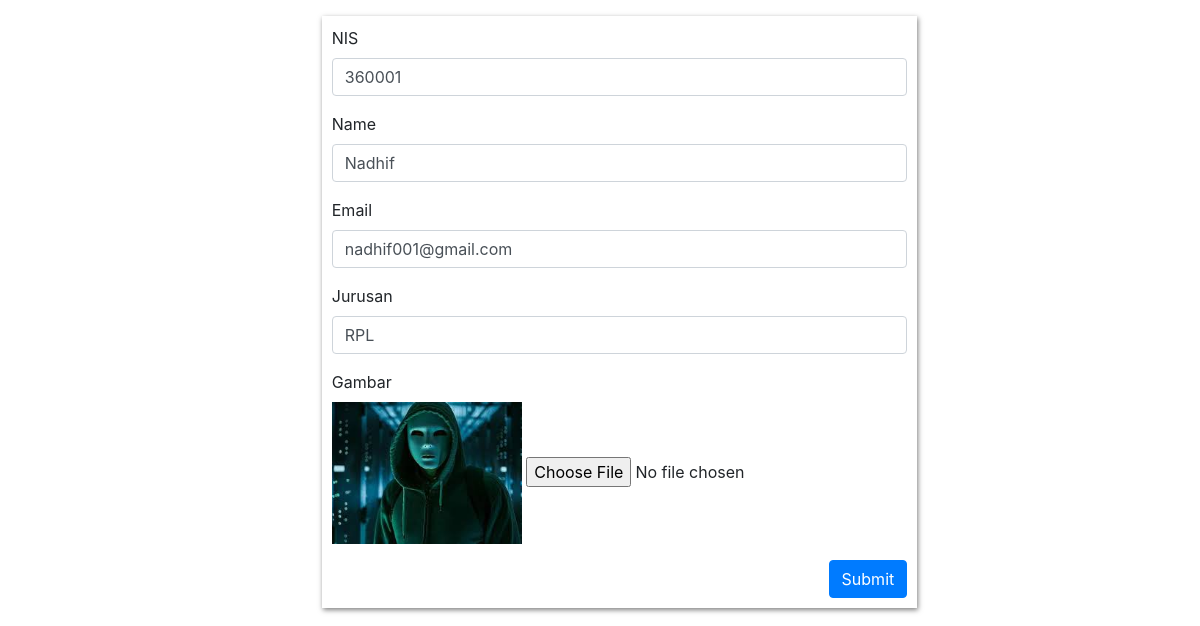
Page /ubah.php?id=1 on the committed database.
### tables this page shows
CREATE TABLE `siswa_smk` (
  `id` int(11) NOT NULL,
  `NIS` int(8) NOT NULL,
  `Nama` varchar(250) NOT NULL,
  `Email` varchar(250) NOT NULL,
  `Jurusan` varchar(250) NOT NULL,
  `Gambar` varchar(250) NOT NULL
);

### functions.php (called while the page is built, shortened)
<?php
$conn = mysqli_connect('localhost','root','','smkpesat2');
function read($query){
    global $conn;
    $result = mysqli_query($conn,$query);
    $rows = [];
    while($row = mysqli_fetch_assoc($result)){
        $rows[] = $row;
    }
    return $rows;
}
?>

### ubah.php (the view, shortened to what this page needs)
<?php
require 'functions.php';
$id = $_GET['id'];
$siswa = read("SELECT * FROM siswa_smk WHERE id = $id")[0];
?>
<!doctype html>
<html lang="en">
  <head>
    <link rel="stylesheet" href="https://cdn.jsdelivr.net/npm/bootstrap@4.6.0/dist/css/bootstrap.min.css">
  </head>
  <body>
  <div class = "row ml-4 mt-3 justify-content-center">
	<div class = "col-lg-6" style = "box-shadow: 1px 2px 5px rgba(0,0,0,.5); padding:10px;">
	<form action = "" method = "post" enctype = "multipart/form-data">
		<div class="mb-3">
			<label for="nis" class="form-label">NIS</label>
			<input type="text" class="form-control" id="nis" name = "nis" required placeholder="Ketik disini ..." value = "<?= $siswa['NIS'] ?>">
		</div>
		<div class="mb-3">
			<label for="name" class="form-label">Name</label>
			<input type="text" class="form-control" id="name" name = "name" required placeholder="Ketik disini ..." value = "<?= $siswa['Nama'] ?>">
		</div>
		<div class="mb-3">
			<label for="email" class="form-label">Email</label>
			<input type="text" class="form-control" id="email" name = "email" required placeholder="Ketik disini ..." value = "<?= $siswa['Email'] ?>">
		</div>
		<div class="mb-3">
			<label for="jurusan" class="form-label">Jurusan</label>
			<input type="text" class="form-control" id="jurusan" name = "jurusan" required placeholder="Ketik disini ..." value = "<?= $siswa['Jurusan'] ?>">
		</div>
		<div>
			<label for="jurusan" class="form-label">Gambar</label>
		</div>
		<div class="mb-3">
			<img src="img/<?= $siswa['Gambar'] ?>" alt="" style = "width:190px;">
			<input type="file"  id="gambar" name = "gambar" required placeholder="Ketik disini ...">
		</div>
		<button class = "btn btn-primary float-right" type = "submit" name = "submit">Submit</button>
	 </form>
	</div>
  </div>
  </body>
</html>

### rows in the picture
siswa_smk: nis "360001", name "Nadhif", email "nadhif001@gmail.com", jurusan "RPL", Gambar (picture)
